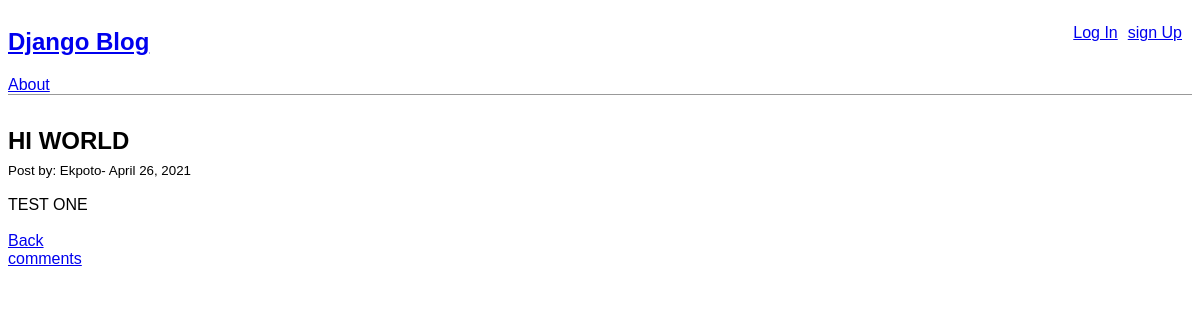
/post/1/, run on an earlier commit of the app's database.
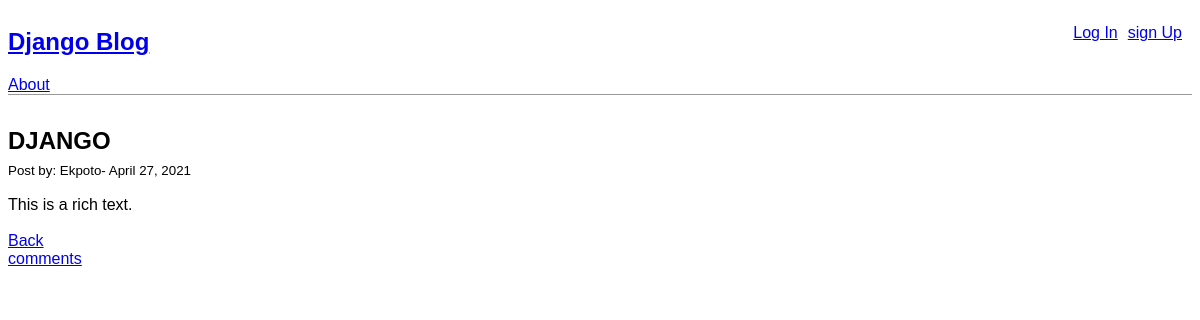
And on a later commit of the database.
### blog/models.py (models this page shows, shortened)
class Post(models.Model):
    title = models.CharField(max_length=200)
    author = models.ForeignKey("auth.User", on_delete=models.CASCADE,)
    body = RichTextField(blank=True, null=True)
    post_date = models.DateField(auto_now_add=True)

### blog/views.py (the view)
# urls.py: path('post/<int:pk>/', BlogDetailView.as_view(), name='post_detail'),
class BlogDetailView(DetailView):
    model = Post
    template_name = 'post_detail.html'
    def get_context_data(self, **kwargs):
        context =super().get_context_data(**kwargs)
        context['comments'] = Comment.objects.all()
        return context

### templates/post_detail.html (shortened to what this page needs)
{% extends 'base.html' %}
{% block content %}
    <div class="post-entry">
        <h2>{{ post.title }}</h2>
        <small>Post by:
        {{ post.author }}-
        {{ post.post_date}}
        </small><br/>
        <br/>
        <p>{{ post.body | safe }}</p>
        <br/>
        <a href="{% url 'home'%}" class="btn btn-secondary">Back</a>
    <div>
        <a href="{% url 'comment' post.pk %}">comments</a>
        <br/>
{% endblock %}

### templates/base.html (shortened to what this page needs)
{% load static %}
<html>
    <head>
    <link href="{% static 'css/base.css' %}" rel="stylesheet"s>
</head>
<body>
    <div>
        <header>
            <div class="nav-left">
                <h2><a href="{% url 'home' %}">Django Blog</a></h2>
                <a href="{% url 'about' %}">About</a>
            </div>
            {% if user.is_authenticated %}
            <div class="nav-right">
                <p style="padding-right:10px;">Hi {{ user.username }}!</p>
                <p style="padding-right:10px;"><a href="{% url 'post_new' %}">New Blog Post</a></p>
                <p style="padding-right:10px;"><a href="{% url 'password_change' %}">Change Password</a></p>
                <p><a href="{% url 'logout' %}">Log out</a></p>
            {% else %}
                <p style="padding-right:10px;"><a href="{% url 'login' %}">Log In</a></p>
                <p style="padding-right:10px;"><a href="{% url 'signup' %}">sign Up</a></p>
            </div>
            {% endif %}
    {% block content %}
    {% endblock content %}
    </div>
</body>
</html>

### static/css/base.css (style rules this page uses)
body { font-family:'Source Sans Pro', sans-serif; front-size: 18px; }
header { border-bottom:1px solid #999 ; margin-bottom:2rem ; display: flex; }
.nav-left { margin-right: auto; }
.post-entry { margin-bottom: 2rem; }
.post-entry h2 { margin: 0.5rem 0; }
.post-entry p { margin: 0; front-weight: 400; }

What changed in the data, as far as the page shows it:
changed Post "Ekpoto": title "HI WORLD" → "DJANGO"; post_date "April 26, 2021" → "April 27, 2021"; body "TEST ONE" → "This is a rich text."
